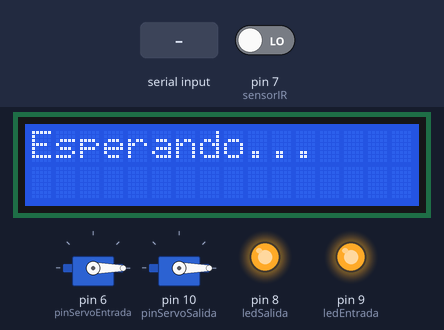
Recording of a sketch running on a simulated Arduino Uno, built with avr-gcc and run on an emulated ATmega328P. Parts: 2 × servo, 16×2 character LCD, output pins drawn as LEDs (lit = HIGH). The test bench sets the inputs (shaded band); at power-on: pin 7 (sensorIR) LOW.

Above: at 2.7 s.
2.8 s: "1\n" received over Serial
At 4.2 s:
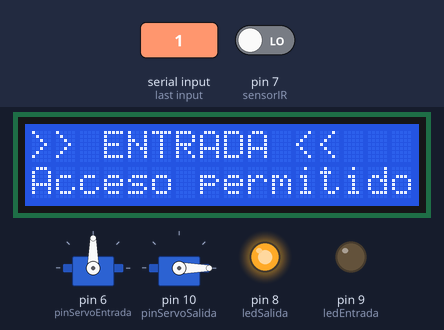
5.8 s: "2\n" received over Serial
At 7.3 s:
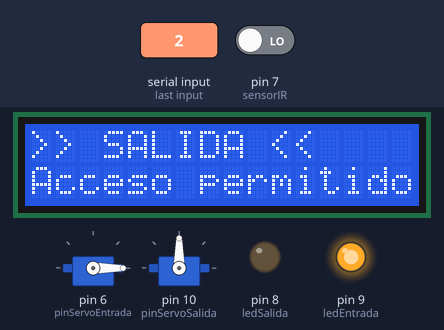
8.8 s: pin 7 (sensorIR) driven HIGH
At 9.8 s:
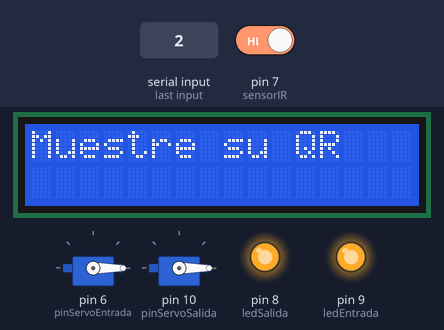
10.4 s: "0\n" received over Serial
At 11.2 s:
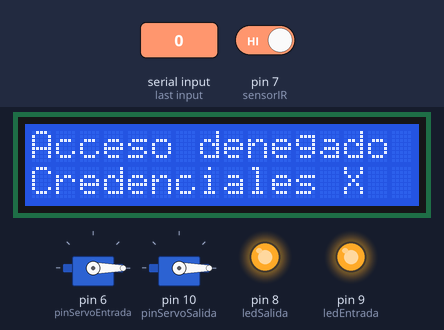
13.4 s: pin 7 (sensorIR) driven LOW
At 14.0 s:
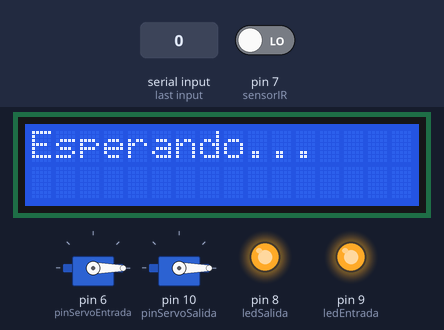
Timing chart, 0 to 16.0 s (numbered marks = the images above; inputs shaded):
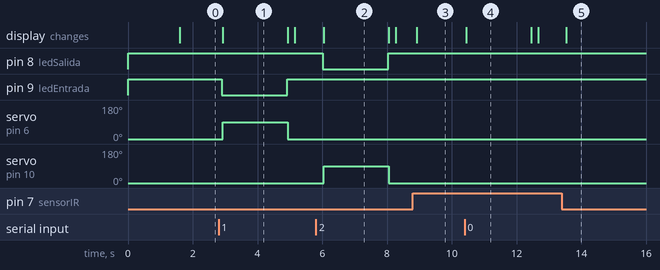

Measured:
- after the input at 2.8 s, pin 9 (ledEntrada): HIGH → LOW after 0.09 s, → HIGH 2.0 s later; servo on pin 6 (pinServoEntrada): 0° → 90° after 0.12 s, → 0° 2.0 s later; the display: changes after 0.12 s (image 1)
- after the input at 5.8 s, pin 8 (ledSalida): HIGH → LOW after 0.21 s, → HIGH 2.0 s later; servo on pin 10 (pinServoSalida): 0° → 90° after 0.24 s, → 0° 2.0 s later; the display: changes after 0.24 s (image 2)
- after the input at 8.8 s, the display: changes after 0.12 s (image 3)
- after the input at 10.4 s, the display: changes after 0.06 s (image 4)
- after the input at 13.4 s, the display: changes after 0.14 s (image 5)
- what the display in image 1 shows lasts 2.0 s, from 2.9 s to 4.9 s

The sketch:

sketc.ino
```cpp
#include <Servo.h>
#include <Wire.h>
#include <LiquidCrystal_I2C.h>

// Objetos
Servo servoEntrada;
Servo servoSalida;
LiquidCrystal_I2C lcd(0x27, 16, 2);

// Pines
const int pinServoEntrada = 6;
const int pinServoSalida  = 10;
const int ledEntrada      = 9;
const int ledSalida       = 8;
const int sensorIR        = 7;

// Ángulos
const int anguloReposo = 0;
const int anguloActivo = 90;

void setup() {
  Serial.begin(115200);
  servoEntrada.attach(pinServoEntrada);
  servoSalida.attach(pinServoSalida);

  // Configurar LEDs
  pinMode(ledEntrada, OUTPUT);
  pinMode(ledSalida, OUTPUT);

  // Configurar sensor IR
  pinMode(sensorIR, INPUT);

  // Estado inicial
  servoEntrada.write(anguloReposo);
  servoSalida.write(anguloReposo);
  digitalWrite(ledEntrada, HIGH);
  digitalWrite(ledSalida, HIGH);

  // Inicializar LCD
  lcd.init();
  lcd.backlight();
  lcd.setCursor(0,0);
  lcd.print("Sistema listo");
  delay(1500);
  lcd.clear();
}

void loop() {
  int estadoIR = digitalRead(sensorIR);
  if (estadoIR == HIGH) {
    lcd.setCursor(0,0);
    lcd.print("Muestre su QR   ");
  } else {
    lcd.setCursor(0,0);
    lcd.print("Esperando...    ");
  }

  if (Serial.available() > 0) {
    String comando = Serial.readStringUntil('\n');
    comando.trim();

    if (comando == "1") {

      digitalWrite(ledEntrada, LOW);
      servoEntrada.write(anguloActivo);

      lcd.clear();
      lcd.setCursor(0,0);
      lcd.print(">> ENTRADA <<");
      lcd.setCursor(0,1);
      lcd.print("Acceso permitido");

      delay(2000);

      servoEntrada.write(anguloReposo);
      digitalWrite(ledEntrada, HIGH);

      lcd.clear();
      lcd.print("Entrada fin");
    }
    else if (comando == "2") {

      digitalWrite(ledSalida, LOW);
      servoSalida.write(anguloActivo);

      lcd.clear();
      lcd.setCursor(0,0);
      lcd.print(">> SALIDA <<");
      lcd.setCursor(0,1);
      lcd.print("Acceso permitido");

      delay(2000);

      servoSalida.write(anguloReposo);
      digitalWrite(ledSalida, HIGH);

      lcd.clear();
      lcd.print("Salida fin");
    }
    else if (comando == "0") {
      lcd.clear();
      lcd.setCursor(0,0);
      lcd.print("Acceso denegado");
      lcd.setCursor(0,1);
      lcd.print("Credenciales X");

      delay(2000);
      lcd.clear();
    }
    else {

      lcd.clear();
      lcd.setCursor(0,0);
      lcd.print("Comando invalido");
    }
  }

  delay(200);
}
```
